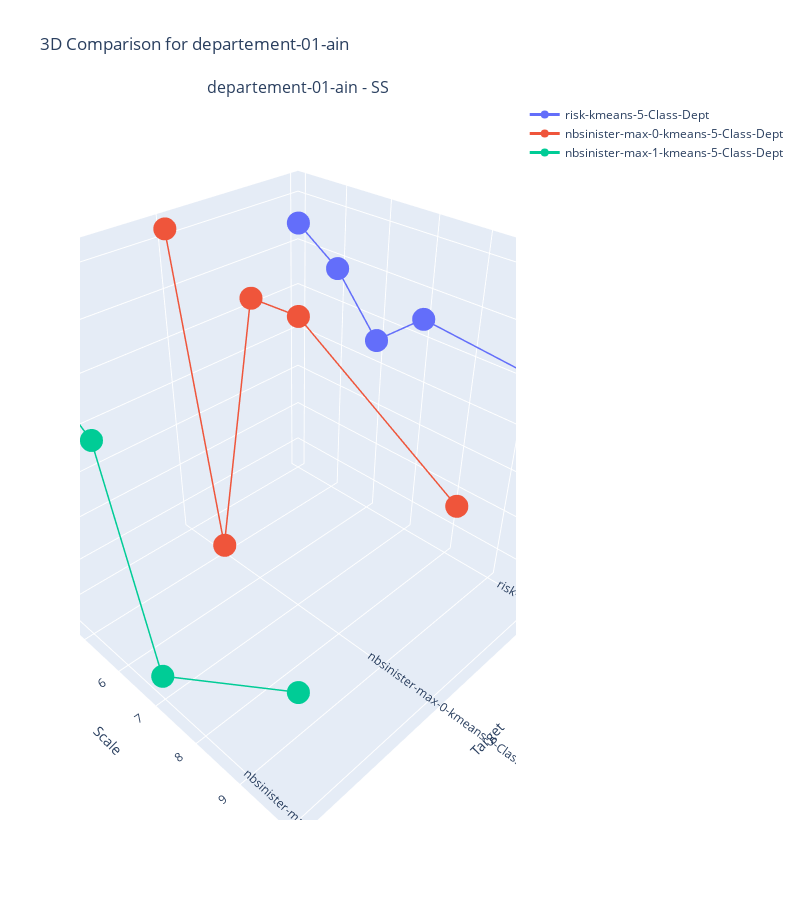
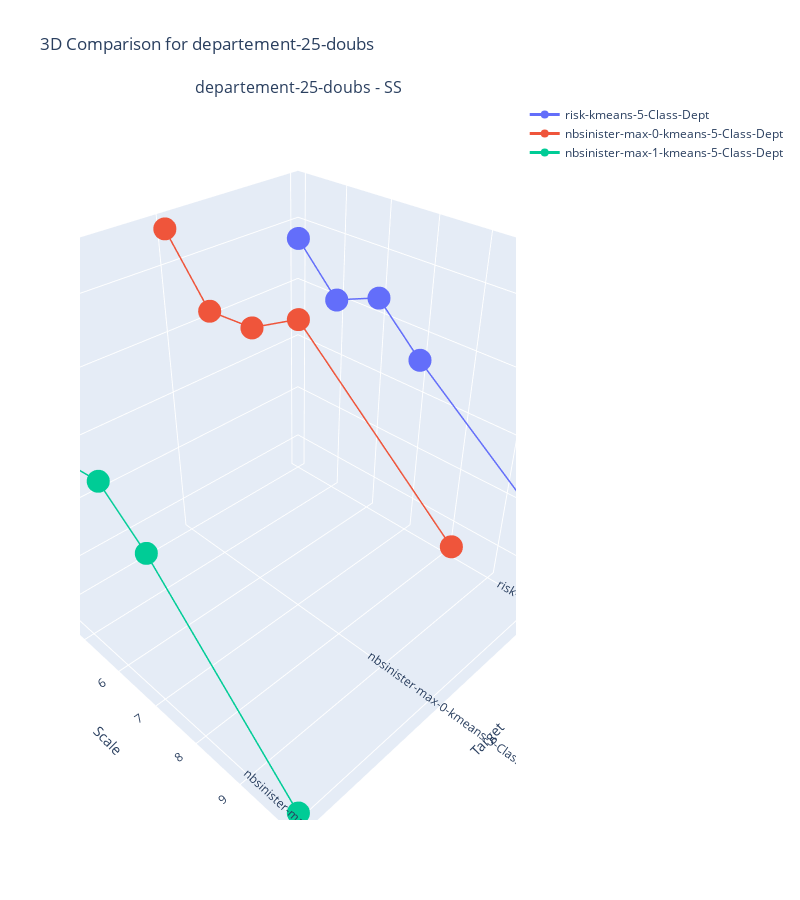
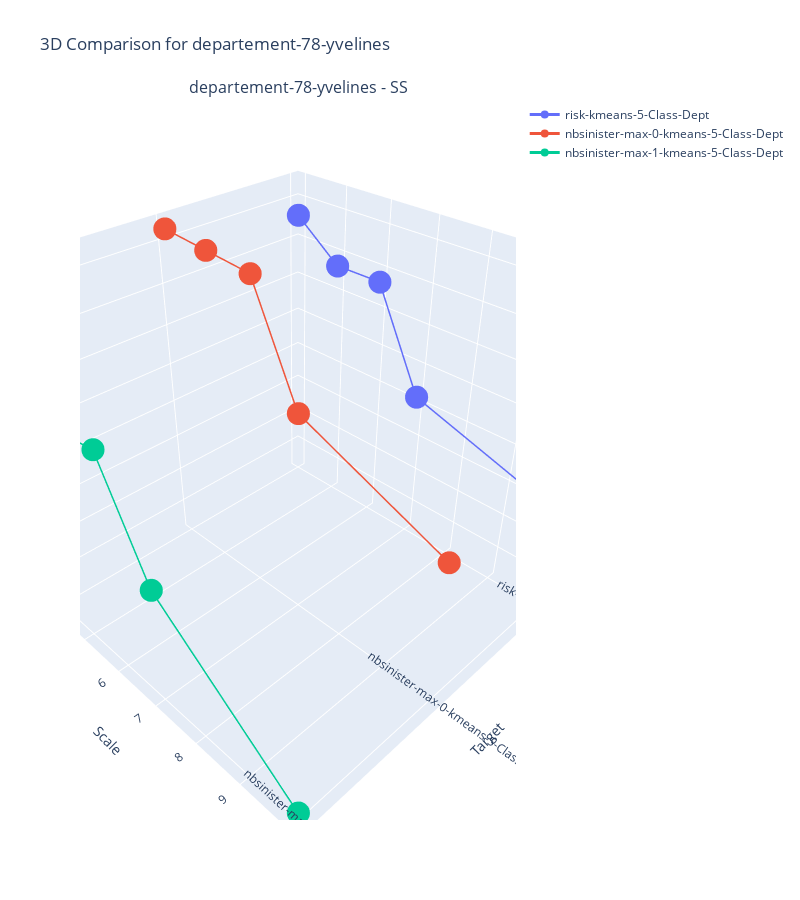

Notebook code for these charts, in order:
### Code cell
compare_models_2d(df, df.Department.unique(), dept_markers, ['SS'],  'Target', 'Scale', 'Target')

### Figure 1 — Plotly figure (JSON) as saved in the notebook; plotly's stock layout.template omitted (floating-point values rounded to 4 significant figures)
{"data": [{"line": {"color": "#636EFA", "width": 3}, "marker": {"color": "#636EFA", "size": 8}, "mode": "lines+markers", "name": "risk-kmeans-5-Class-Dept", "scene": "scene", "type": "scatter3d", "x": [0, 0, 0, 0, 0], "y": [4, 5, 6, 7, 10], "z": [0.29, 0.16, -0.08, 0.09, 0.02]}, {"line": {"color": "#EF553B", "width": 3}, "marker": {"color": "#EF553B", "size": 8}, "mode": "lines+markers", "name": "nbsinister-max-0-kmeans-5-Class-Dept", "scene": "scene", "type": "scatter3d", "x": [1, 1, 1, 1, 1], "y": [4, 5, 6, 7, 10], "z": [0.44, -0.89, 0.32, 0.33, -0.06]}, {"line": {"color": "#00CC96", "width": 3}, "marker": {"color": "#00CC96", "size": 8}, "mode": "lines+markers", "name": "nbsinister-max-1-kmeans-5-Class-Dept", "scene": "scene", "type": "scatter3d", "x": [2, 2, 2, 2, 2], "y": [4, 5, 6, 7, 10], "z": [0.26, 0.2, 0.07, -0.81, -0.33]}], "layout": {"annotations": [{"font": {"size": 16}, "showarrow": false, "text": "departement-01-ain - SS", "x": 0.5, "xanchor": "center", "xref": "paper", "y": 1, "yanchor": "bottom", "yref": "paper"}], "height": 900, "scene": {"domain": {"x": [0, 1], "y": [0, 1]}, "xaxis": {"ticktext": ["risk-kmeans-5-Class-Dept", "nbsinister-max-0-kmeans-5-Class-Dept", "nbsinister-max-1-kmeans-5-Class-Dept"], "tickvals": [0, 1, 2], "title": {"text": "Target"}}, "yaxis": {"title": {"text": "Scale"}}, "zaxis": {"title": {"text": "SS"}}}, "showlegend": true, "title": {"text": "3D Comparison for departement-01-ain"}, "width": 800}}

### Figure 2 — Plotly figure (JSON) as saved in the notebook; plotly's stock layout.template omitted (floating-point values rounded to 4 significant figures)
{"data": [{"line": {"color": "#636EFA", "width": 3}, "marker": {"color": "#636EFA", "size": 8}, "mode": "lines+markers", "name": "risk-kmeans-5-Class-Dept", "scene": "scene", "type": "scatter3d", "x": [0, 0, 0, 0, 0], "y": [4, 5, 6, 7, 10], "z": [0.55, 0.4, 0.46, 0.32, -0.04]}, {"line": {"color": "#EF553B", "width": 3}, "marker": {"color": "#EF553B", "size": 8}, "mode": "lines+markers", "name": "nbsinister-max-0-kmeans-5-Class-Dept", "scene": "scene", "type": "scatter3d", "x": [1, 1, 1, 1, 1], "y": [4, 5, 6, 7, 10], "z": [0.71, 0.53, 0.54, 0.62, 0.22]}, {"line": {"color": "#00CC96", "width": 3}, "marker": {"color": "#00CC96", "size": 8}, "mode": "lines+markers", "name": "nbsinister-max-1-kmeans-5-Class-Dept", "scene": "scene", "type": "scatter3d", "x": [2, 2, 2, 2, 2], "y": [4, 5, 6, 7, 10], "z": [0.49, 0.3, 0.32, 0.2, -0.28]}], "layout": {"annotations": [{"font": {"size": 16}, "showarrow": false, "text": "departement-25-doubs - SS", "x": 0.5, "xanchor": "center", "xref": "paper", "y": 1, "yanchor": "bottom", "yref": "paper"}], "height": 900, "scene": {"domain": {"x": [0, 1], "y": [0, 1]}, "xaxis": {"ticktext": ["risk-kmeans-5-Class-Dept", "nbsinister-max-0-kmeans-5-Class-Dept", "nbsinister-max-1-kmeans-5-Class-Dept"], "tickvals": [0, 1, 2], "title": {"text": "Target"}}, "yaxis": {"title": {"text": "Scale"}}, "zaxis": {"title": {"text": "SS"}}}, "showlegend": true, "title": {"text": "3D Comparison for departement-25-doubs"}, "width": 800}}

### Figure 3 — Plotly figure (JSON) as saved in the notebook; plotly's stock layout.template omitted (floating-point values rounded to 4 significant figures)
{"data": [{"line": {"color": "#636EFA", "width": 3}, "marker": {"color": "#636EFA", "size": 8}, "mode": "lines+markers", "name": "risk-kmeans-5-Class-Dept", "scene": "scene", "type": "scatter3d", "x": [0, 0, 0, 0, 0], "y": [4, 5, 6, 7, 10], "z": [0.46, 0.37, 0.37, 0.12, 0]}, {"line": {"color": "#EF553B", "width": 3}, "marker": {"color": "#EF553B", "size": 8}, "mode": "lines+markers", "name": "nbsinister-max-0-kmeans-5-Class-Dept", "scene": "scene", "type": "scatter3d", "x": [1, 1, 1, 1, 1], "y": [4, 5, 6, 7, 10], "z": [0.53, 0.52, 0.51, 0.25, 0.1]}, {"line": {"color": "#00CC96", "width": 3}, "marker": {"color": "#00CC96", "size": 8}, "mode": "lines+markers", "name": "nbsinister-max-1-kmeans-5-Class-Dept", "scene": "scene", "type": "scatter3d", "x": [2, 2, 2, 2, 2], "y": [4, 5, 6, 7, 10], "z": [0.42, 0.27, 0.29, 0.03, -0.26]}], "layout": {"annotations": [{"font": {"size": 16}, "showarrow": false, "text": "departement-78-yvelines - SS", "x": 0.5, "xanchor": "center", "xref": "paper", "y": 1, "yanchor": "bottom", "yref": "paper"}], "height": 900, "scene": {"domain": {"x": [0, 1], "y": [0, 1]}, "xaxis": {"ticktext": ["risk-kmeans-5-Class-Dept", "nbsinister-max-0-kmeans-5-Class-Dept", "nbsinister-max-1-kmeans-5-Class-Dept"], "tickvals": [0, 1, 2], "title": {"text": "Target"}}, "yaxis": {"title": {"text": "Scale"}}, "zaxis": {"title": {"text": "SS"}}}, "showlegend": true, "title": {"text": "3D Comparison for departement-78-yvelines"}, "width": 800}}
